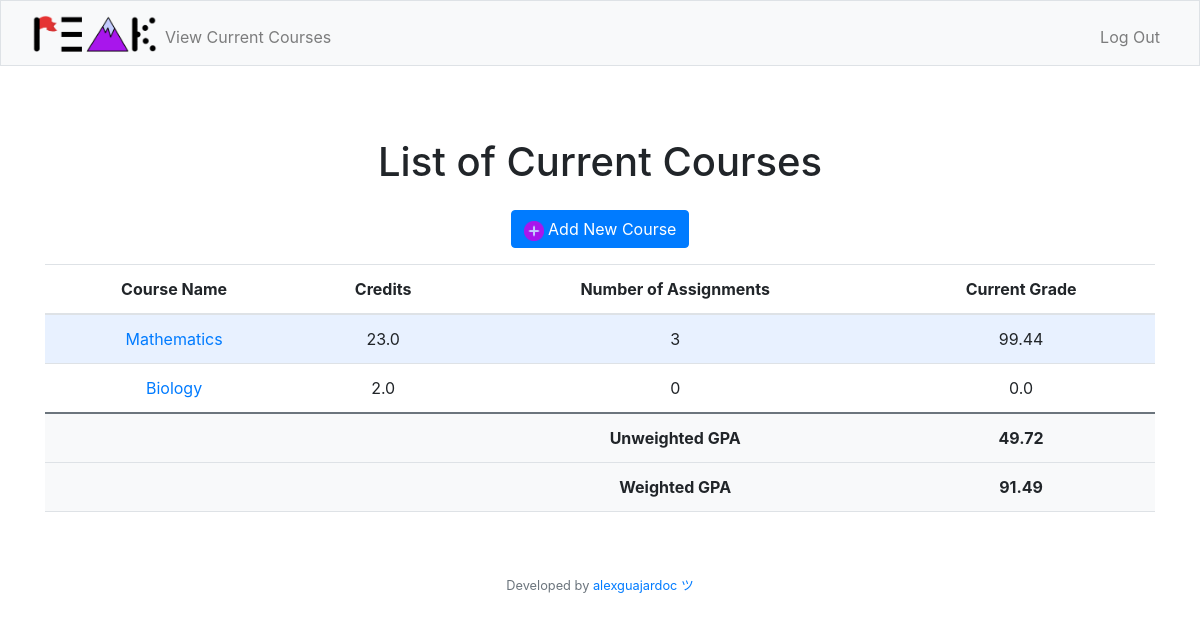
The page /current (signed in) on the database as committed earlier.
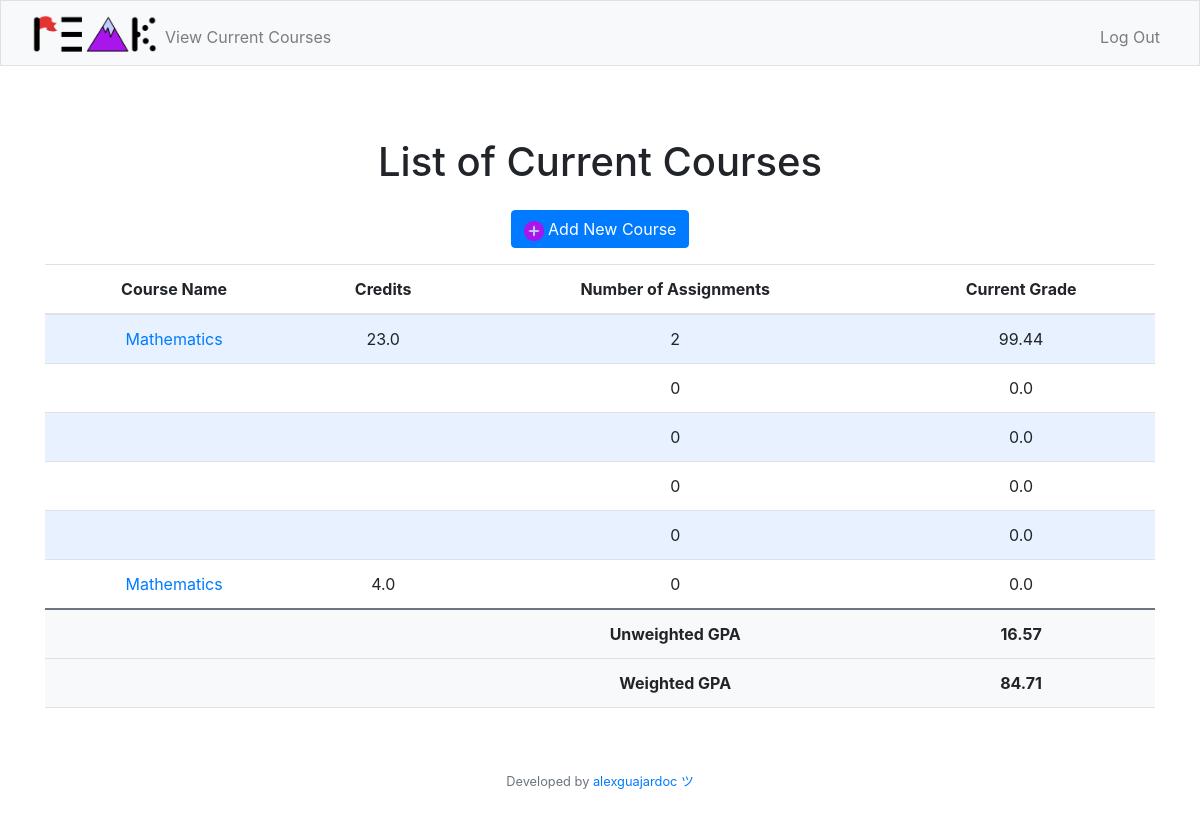
The same page on the database as committed later.
### tables this page shows
CREATE TABLE courses (course_id INTEGER PRIMARY KEY AUTOINCREMENT NOT NULL, course_name TEXT NOT NULL, credits REAL NOT NULL, grade REAL NOT NULL, assignmentcount INTEGER NOT NULL, user_id INTEGER, period_id INTEGER, FOREIGN KEY (user_id) REFERENCES users(user_id), FOREIGN KEY (period_id) REFERENCES periods(period_id));

### app.py (the view)
@app.route("/current")
@login_required
def current():
    courses = crsr.execute("SELECT course_name, credits, assignmentcount, grade FROM courses WHERE user_id = ?", (session["user_id"],)).fetchall()
    unweighted_gpa = crsr.execute("SELECT SUM(grade) / COUNT(grade) FROM courses WHERE user_id = ?", (session["user_id"],)).fetchall()
    weighted_gpa = crsr.execute("SELECT SUM(grade * credits) / SUM(credits) FROM courses WHERE user_id = ?", (session["user_id"],)).fetchall()
    return render_template("current.html", courses=courses, unweighted_gpa=unweighted_gpa[0][0], weighted_gpa=weighted_gpa[0][0])

### helpers.py (called while the page is built)
def login_required(f):
    @wraps(f)
    def decorated_function(*args, **kwargs):
        if session.get("user_id") is None:
            return redirect("/login")
        return f(*args, **kwargs)
    return decorated_function

### templates/current.html (shortened to what this page needs)
{% extends "layout.html" %}
{% block main %}
    <div class="container">
        <h1 class="my-4">List of Current Courses</h1>
        <div class="mb-3">
            <a href="/newcourse" class="btn btn-primary">
                <img src="/static/plusbutton.png" width="20px" height="20px"></img>
                Add New Course
            </a>
        </div>
        <table class="table">
            <thead>
                <tr>
                    <th scope="col">Course Name</th>
                    <th scope="col">Credits</th>
                    <th scope="col">Number of Assignments</th>
                    <th scope="col">Current Grade</th>
                </tr>
            </thead>
            <tbody>
                {% for course in courses %}
                <tr>
                    <td> <a href="/assignments?course={{ course[0] }}">{{ course[0] }}</a></td>
                    <td>{{ course[1] }}</td>
                    <td>{{ course[2] }}</td>
                    <td>{{ course[3] | round(2) }}</td>
                </tr>
                {% endfor %}
                <tr style="background-color: #f8f9fa; font-weight: bold; border-top: 2px solid #6c757d;">
                    <td> </td>
                    <td> </td>
                    <td>Unweighted GPA</td>
                    <td>{{ unweighted_gpa | round(2) }}</td>
                </tr>
                <tr style="background-color: #f8f9fa; font-weight: bold;">
                    <td> </td>
                    <td> </td>
                    <td>Weighted GPA</td>
                    <td>{{ weighted_gpa | round(2) }}</td>
                </tr>
            </tbody>
        </table>
    </div>
{% endblock %}

### templates/layout.html (shortened to what this page needs)
<!DOCTYPE html>
<html lang="en">
    <head>
        <link href="https://cdn.jsdelivr.net/npm/bootstrap@5.1.3/dist/css/bootstrap.min.css" rel="stylesheet">
        <link href="/static/styles.css" rel="stylesheet">
        <link rel="stylesheet" href="https://stackpath.bootstrapcdn.com/bootstrap/4.3.1/css/bootstrap.min.css">
    </head>
    <body>
        <nav class="bg-light border navbar navbar-expand-md navbar-light">
            <div class="container-fluid">
                <a href="/">
                    <img alt="logo" src="/static/peaklogo.png" width="125" height="37">
                </a>
                <div class="collapse navbar-collapse" id="navbar">
                    {% if session["user_id"] %}
                        <ul class="navbar-nav me-auto mt-2">
                            <li class="nav-item"><a class="nav-link" href="/current">View Current Courses</a></li>
                        </ul>
                        <ul class="navbar-nav ms-auto mt-2">
                            <li class="nav-item"><a class="nav-link" href="/logout">Log Out</a></li>
                        </ul>
                    {% else %}
                        <ul class="navbar-nav ms-auto mt-2">
                            <li class="nav-item"><a class="nav-link" href="/register">Register</a></li>
                            <li class="nav-item"><a class="nav-link" href="/login">Log In</a></li>
                        </ul>
                    {% endif %}
                </div>
            </div>
        </nav>
        <main class="container-fluid py-5 text-center">
            {% block main %}{% endblock %}
        </main>
        <footer class="mb-5 small text-center text-muted">
            Developed by <a href="https://github.com/alexguajardoc">alexguajardoc ツ</a>
        </footer>
    </body>
</html>

### static/styles.css (style rules this page uses)
table th, table td { padding: 0.75rem; vertical-align: middle; }
tbody tr:nth-of-type(odd) { background-color: rgb(179, 208, 255, 0.3) }
h1 { font-size: 60px; }

Rows that differ between the two databases and show on the page:
changed courses (number 1 of 6 on the later page): assignmentcount "3" → "2"
changed courses (number 2 of 6 on the later page): course_name "Biology" → (not shown); credits "2.0" → (not shown)
added courses: assignmentcount "0", grade "0.0"
added courses: assignmentcount "0", grade "0.0"
added courses: assignmentcount "0", grade "0.0"
added courses: course_name "Mathematics", credits "4.0", assignmentcount "0", grade "0.0"
Other text that changed with them:
{{ unweighted_gpa | round(2) }}: "49.72" → "16.57"
{{ weighted_gpa | round(2) }}: "91.49" → "84.71"
